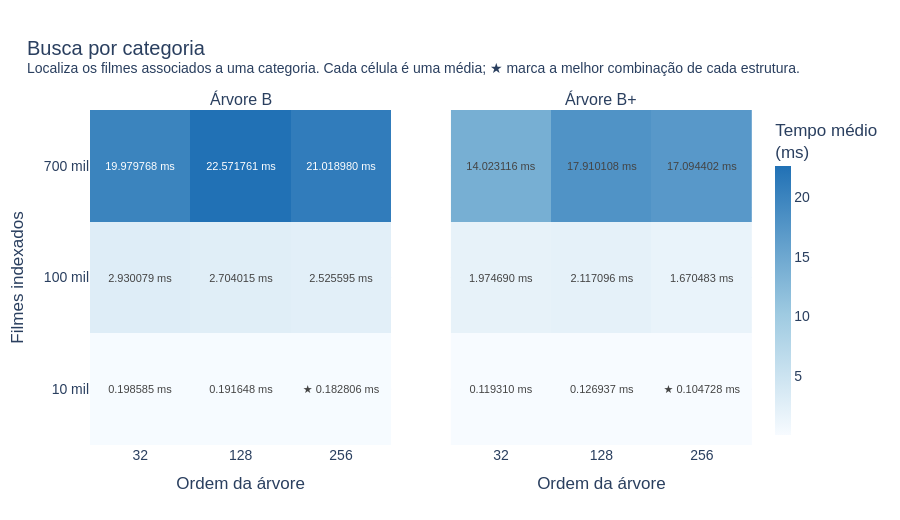

The notebook cell this image was saved under:
### Markdown cell above
### Busca por categoria

Mede a recuperação dos filmes associados a uma categoria. Essa consulta pode retornar vários registros, por isso tende a custar mais que uma busca pontual.

### Code cell
figures["02_search_by_category"].show()

### Figure 1 — Plotly figure (JSON) as saved in the notebook; plotly's stock layout.template omitted (floating-point values rounded to 4 significant figures)
{"data": [{"coloraxis": "coloraxis", "hovertemplate": "B-tree<br>Ordem: %{x}<br>Filmes: %{y}<br>Tempo médio: %{z:.6f} ms<extra></extra>", "showscale": false, "text": [["0.198585 ms", "0.191648 ms", "★ 0.182806 ms"], ["2.930079 ms", "2.704015 ms", "2.525595 ms"], ["19.979768 ms", "22.571761 ms", "21.018980 ms"]], "texttemplate": "%{text}", "type": "heatmap", "x": ["32", "128", "256"], "xaxis": "x", "y": ["10 mil", "100 mil", "700 mil"], "yaxis": "y", "z": [[0.1986, 0.1916, 0.1828], [2.93, 2.704, 2.526], [19.98, 22.57, 21.02]]}, {"coloraxis": "coloraxis", "hovertemplate": "B+ tree<br>Ordem: %{x}<br>Filmes: %{y}<br>Tempo médio: %{z:.6f} ms<extra></extra>", "showscale": false, "text": [["0.119310 ms", "0.126937 ms", "★ 0.104728 ms"], ["1.974690 ms", "2.117096 ms", "1.670483 ms"], ["14.023116 ms", "17.910108 ms", "17.094402 ms"]], "texttemplate": "%{text}", "type": "heatmap", "x": ["32", "128", "256"], "xaxis": "x2", "y": ["10 mil", "100 mil", "700 mil"], "yaxis": "y2", "z": [[0.1193, 0.1269, 0.1047], [1.975, 2.117, 1.67], [14.02, 17.91, 17.09]]}], "layout": {"annotations": [{"font": {"size": 16}, "showarrow": false, "text": "Árvore B", "x": 0.2275, "xanchor": "center", "xref": "paper", "y": 1, "yanchor": "bottom", "yref": "paper"}, {"font": {"size": 16}, "showarrow": false, "text": "Árvore B+", "x": 0.7725, "xanchor": "center", "xref": "paper", "y": 1, "yanchor": "bottom", "yref": "paper"}], "coloraxis": {"colorbar": {"thickness": 16, "title": {"text": "Tempo médio<br>(ms)"}}, "colorscale": [[0, "#f7fbff"], [0.45, "#9ecae1"], [1, "#2171b5"]]}, "font": {"family": "Arial", "size": 14}, "height": 520, "margin": {"b": 75, "l": 90, "r": 110, "t": 110}, "title": {"text": "Busca por categoria<br><sup>Localiza os filmes associados a uma categoria. Cada célula é uma média; ★ marca a melhor combinação de cada estrutura.</sup>", "x": 0.03}, "xaxis": {"anchor": "y", "domain": [0, 0.455], "title": {"text": "Ordem da árvore"}, "type": "category"}, "xaxis2": {"anchor": "y2", "domain": [0.545, 1], "title": {"text": "Ordem da árvore"}, "type": "category"}, "yaxis": {"anchor": "x", "domain": [0, 1], "title": {"text": "Filmes indexados"}, "type": "category"}, "yaxis2": {"anchor": "x2", "domain": [0, 1], "matches": "y", "showticklabels": false}}}
